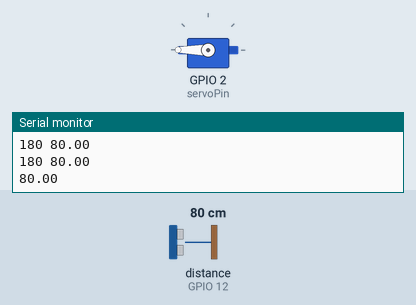
Simulated run of this sketch. Board: ESP32. On the bench: servo, the last lines printed to the serial monitor. The inputs (shaded band) are chosen by the test bench; at power-on: distance to the obstacle (sensor on GPIO 12) 80 cm. The echo pulse lasts 58.3 µs per cm.

Above: at 0.3 s.
At 7.5 s:
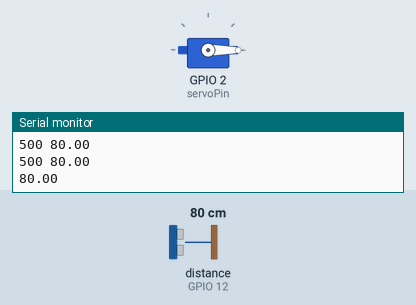
At 24.4 s:
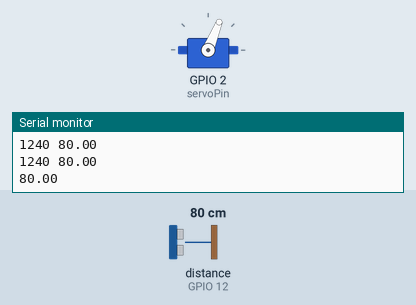
At 39.86 s:
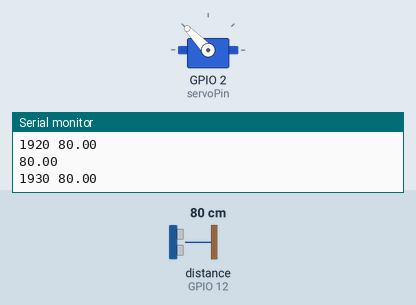
Timing chart, 0 to 40.0 s (numbered marks = the images above):
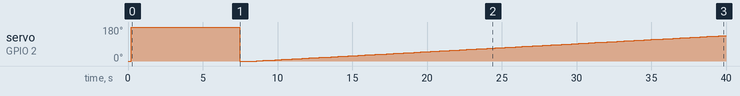

The sketch:

servo.ino
```cpp
#include <HCSR04.h>

#ifdef ESP32
#include <ESP32Servo.h>
#else
#include <Servo.h>
#endif

const int triggerPin = 13;
const int echoPin = 12;
const int servoPin = 2;
UltraSonicDistanceSensor radar(triggerPin, echoPin);

Servo servo;
const int max_angle = 180;

void setup() {
  // Initialize the Serial port, which we'll use to send out data
  // in the form <angle, distance>
  Serial.begin(9600);
  servo.attach(servoPin);
  servo.write(0);
}

inline
void measure_and_print(int angle) {
  double distance = 0.0;
  double curr_measurement;
  const int iter = 5;
  for (int i = 0; i < iter; ++i) {
    curr_measurement = radar.measureDistanceCm();
    distance += (curr_measurement / iter);

    #ifndef NDEBUG
    Serial.print(angle);
    Serial.print(" ");
    Serial.println(curr_measurement);
    #endif
  }
  // Print out the average distance
  Serial.println(distance);
}

inline
void swipe(int init, int end, int angle_inc, int dtime, int measure_period = 20) {
  // Setup the variables so that the fix for loop we have below causes the
  // servo to rotate in the right direction.
  int* angle = &init;
  if (init > end) {
    angle_inc = -abs(angle_inc);
  } else {
    angle_inc = abs(angle_inc);
    // Swap the values of init and end, so that the for loop works
    int aux = end;
    end = init;
    init = aux;
  }

  for (; init >= end; *angle += angle_inc) {
      if (*angle % measure_period == 0) {
        measure_and_print(*angle);
      }
      servo.write(*angle);
      delay(dtime);
  }
}

void loop() {
  const int angle_inc = 5;
  const int dtime = 100;
  delay(200);

  while (true) {
    const int sample_period = 10;
    swipe(0, max_angle, angle_inc, dtime, sample_period);
    swipe(max_angle, 0, angle_inc, dtime, sample_period);
  }
}
```

Measured:
- by itself, servo on GPIO 2 (servoPin): 0° → 180° at 0.23 s, → 0° 7.3 s later, → 1° 1.1 s later, → 2° 0.23 s later, … (137 changes in this stretch)
